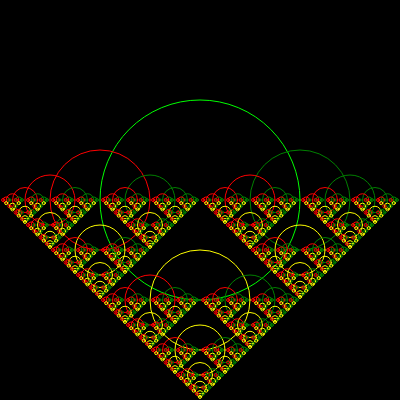
Frame 1 (no input)
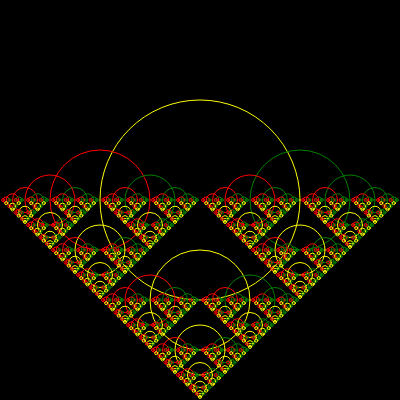
Frame 60 (no input)
Frame 120 (the mouse pressed at the canvas centre since frame 60): identical to frame 60, image omitted

The p5.js sketch that drew these frames (run headless with seeded random() and noise() and a simulated clock; from frame 60 on, the mouse is pressed at the canvas centre):

// p5.js sketch
// ── sketch.js
/// <reference path="lib/p5.global-mode.d.ts" />

"use strict";

let dxSlider;
let radiusSlider;
function setup() {
  createCanvas(400, 400, P2D);
  background(0);
  stroke(0, 255, 0);
  noFill();
  dxSlider = createSlider(2, 4, 2, 0.05);
  radiusSlider = createSlider(2, 1000, 200);
  createP("Adjust radius and dx value using sliders");
}

function draw() {
  translate(width / 2, height / 2);
  background(0);
  drawCircle(0, 0, radiusSlider.value());
}

const drawCircle = (x, y, rad) => {
  ellipse(x, y, rad);
  let newRad = rad / dxSlider.value();
  if (newRad > 2) {
    stroke("green");
    drawCircle(x + newRad, y, newRad);
    stroke("red");
    drawCircle(x - newRad, y, newRad);
    stroke("yellow");
    drawCircle(x, y + newRad, newRad);
    // stroke("blue");
    // drawCircle(x, y - newRad, newRad);
  }
};
